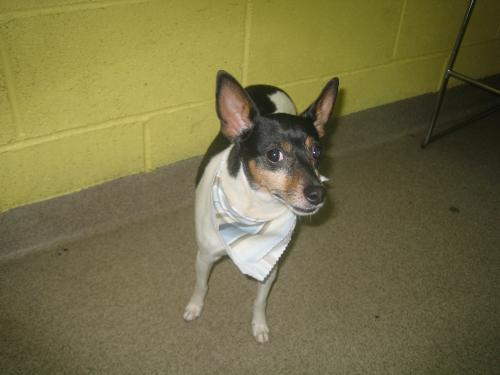
#> input picture Cat_Dog_Project/PetImages/Dog/10002.jpg, 500 x 375 px, found by its file name
$ jupyter execute --allow-errors 'Loading Data.ipynb'
#> lines starting #> are read from the running program, lines starting #| are printed output that depends on the picture
[cell 1]
import numpy as np
import matplotlib.pyplot as plt
import os
import cv2

[cell 2]
DATADIR = "D:\Coding\Machine_Learning\Deep_Learn\Deep_Learning\Cat_Dog_Project\PetImages"
CATEGORIES = ['Dog','Cat']

[cell 3]
for category in CATEGORIES:
    path = os.path.join(DATADIR, category) # path to cats or dogs dir
    print(path)
    for img in os.listdir(path):
        img_array = cv2.imread(os.path.join(path,img),cv2.IMREAD_GRAYSCALE)
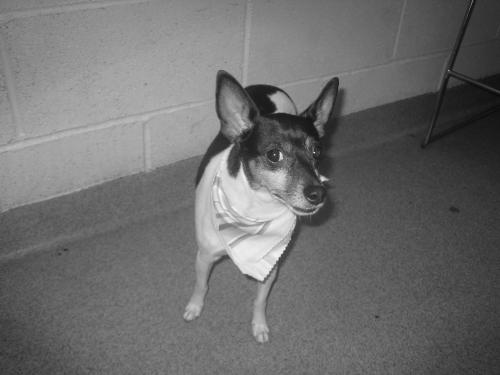
#> img_array: shape (375, 500); min 9, max 251, mean 109.8
        plt.imshow(img_array, cmap="gray")
        plt.show()
        break
    break

[cell 4]
print(img_array)
#> (printed output is left out)

[cell 5]
print(img_array.shape)
#| (375, 500)

[cell 6]
#keep the same shape
IMG_SIZE = 50

new_array = cv2.resize(img_array,(IMG_SIZE, IMG_SIZE))
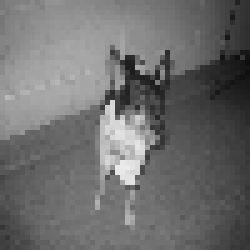
#> new_array: shape (50, 50) (shown 5 times larger); min 13, max 234, mean 109.7
plt.imshow(new_array,cmap='gray')
plt.show()

[cell 7]
training_data=[]

[cell 8]
def create_training_data():
    for category in CATEGORIES:
        path = os.path.join(DATADIR, category) # path to cats or dogs dir
        class_num = CATEGORIES.index(category)
        for img in os.listdir(path):
            try:
                img_array = cv2.imread(os.path.join(path,img),cv2.IMREAD_GRAYSCALE)
                new_array = cv2.resize(img_array,(IMG_SIZE, IMG_SIZE))
                training_data.append([new_array,class_num])
            except Exception as e:
                pass
#> pass 2 of the loop in create_training_data, `for category in CATEGORIES:`:
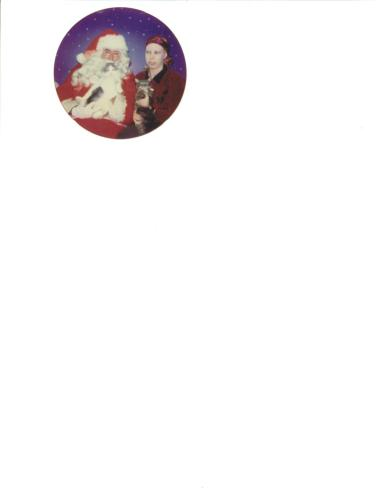
#> input picture Cat_Dog_Project/PetImages/Cat/10029.jpg, 386 x 500 px, found by its file name
#> in create_training_data, `img_array = cv2.imread(os.path.join(path,img),cv2.IMREAD_GRAYSCALE)`:
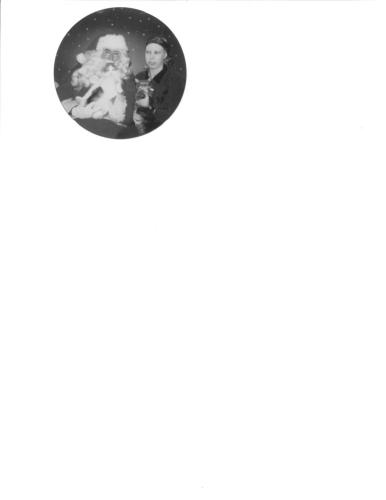
#> img_array: shape (500, 386); min 29, max 255, mean 244.7
#> in create_training_data, `new_array = cv2.resize(img_array,(IMG_SIZE, IMG_SIZE))`:
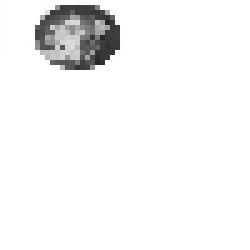
#> new_array: shape (50, 50) (shown 5 times larger); min 38, max 255, mean 244.8

[cell 9]
create_training_data()

[cell 10]
print(len(training_data))
#| 2

[cell 11]
import random
random.shuffle(training_data)

[cell 12]
for sample in training_data[:10]:
    print(sample[1])
#> this loop made 2 passes
#| 0
#| 1

[cell 13]
X = []
y = []

[cell 14]
for features, label in training_data:
    X.append(features)
    y.append(label)
#> this loop made 2 passes
#> label on passes 1 to 2: 0, 1
#> after the loop, X = 2 items; y = [0, 1]
print(X[0].shape)
#| (50, 50)
X = np.array(X).reshape(-1,IMG_SIZE,IMG_SIZE,1)

[cell 15]
print(len(X))
#| 2

[cell 16]
print(X[0].shape)
#| (50, 50, 1)
